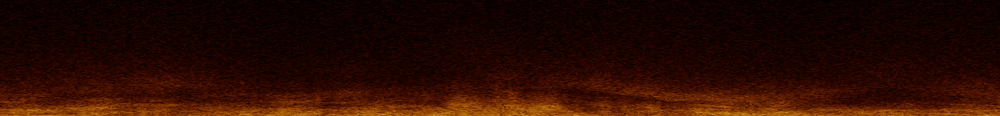
#> input picture DataImage/1/2e.png, 1000 x 116 px, shrunk from 2293 x 267 before the run, found by its file name
$ python slic.py
#> lines starting #> are read from the running program, lines starting #| are printed output that depends on the picture
"""
超像素
"""
import cv2
import numpy as np

# 读取图像
image = cv2.imread('DataImage/3/2e.png')
#> image is the input picture: shape (116, 1000, 3); mean B, G, R 0.6, 10.8, 41.8

# 将图像转换为Lab颜色空间
lab_image = cv2.cvtColor(image, cv2.COLOR_BGR2Lab)
#> lab_image: shape (116, 1000, 3); mean of channels 0, 1, 2 19.1, 140.4, 138.5

# 初始化SLIC算法的参数
num_superpixels = 300
compactness = 12

# 创建SLIC对象
segments = cv2.ximgproc.createSuperpixelSLIC(lab_image, region_size=20, ruler=compactness)

# 迭代算法
segments.iterate(10)

# 获取超像素标签
labels = segments.getLabels()
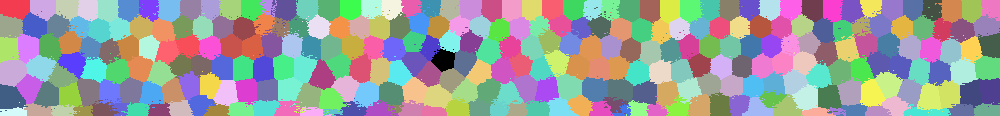
#> labels: shape (116, 1000) int32; 297 distinct labels, from 0 to 296; one colour per label, 0 black

# 将标签转换为8位单通道图像
labels_uint8 = np.uint8(labels)
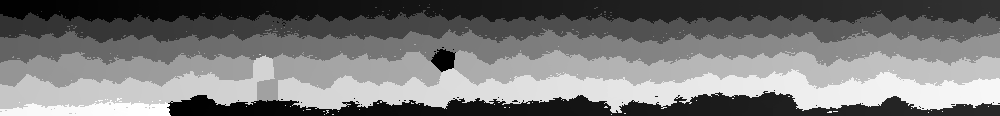
#> labels_uint8: shape (116, 1000); min 0, max 255, mean 120.6

# 应用颜色映射
segmented_image = cv2.applyColorMap(labels_uint8, cv2.COLORMAP_JET)
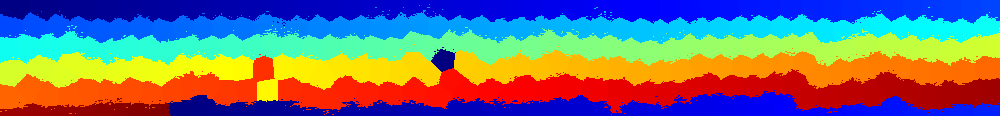
#> segmented_image: shape (116, 1000, 3); mean B, G, R 121.6, 116.6, 115.3

# 显示原始图像和分割后的图像
# cv2.imshow('Original Image', image)
cv2.imshow('Segmented Image', segmented_image)

cv2.waitKey(0)
cv2.destroyAllWindows()

$ run again, with DataImage/1/10e.png copied over DataImage/1/2e.png
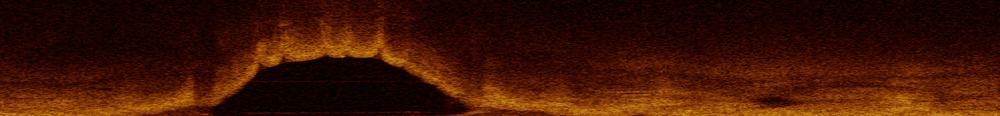
#> input picture DataImage/1/10e.png, 1000 x 116 px, shrunk from 2293 x 267 before the run, found by its file name
#> image is the input picture: shape (116, 1000, 3); mean B, G, R 1.4, 20, 62
#> lab_image: shape (116, 1000, 3); mean of channels 0, 1, 2 33.1, 145.2, 145.5
#> `labels = segments.getLabels()`:
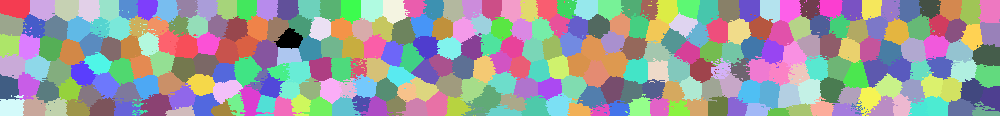
#> labels: shape (116, 1000) int32; 297 distinct labels, from 0 to 296; one colour per label, 0 black
#> `segmented_image = cv2.applyColorMap(labels_uint8, cv2.COLORMAP_JET)`:
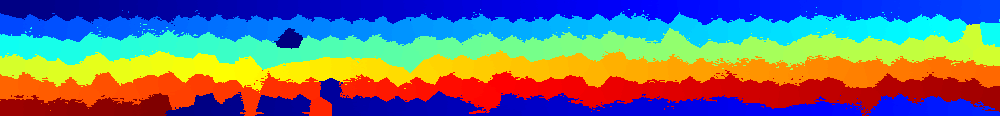
#> segmented_image: shape (116, 1000, 3); mean B, G, R 126.1, 116.1, 109.5

$ run again, with DataImage/1/1e.png copied over DataImage/1/2e.png
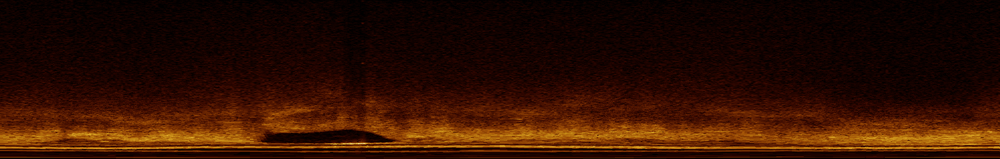
#> input picture DataImage/1/1e.png, 1000 x 159 px, shrunk from 2293 x 365 before the run, found by its file name
#> image is the input picture: shape (159, 1000, 3); mean B, G, R 1.3, 16.1, 48.7
#> lab_image: shape (159, 1000, 3); mean of channels 0, 1, 2 25.5, 140.7, 141.3
#> `labels = segments.getLabels()`:
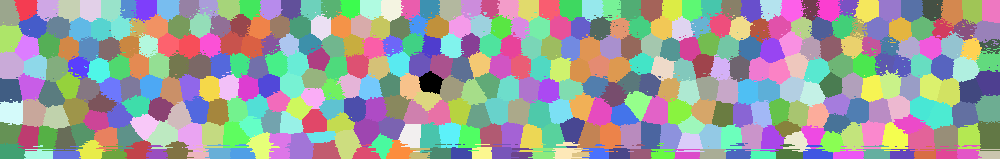
#> labels: shape (159, 1000) int32; 396 distinct labels, from 0 to 395; one colour per label, 0 black
#> `segmented_image = cv2.applyColorMap(labels_uint8, cv2.COLORMAP_JET)`:
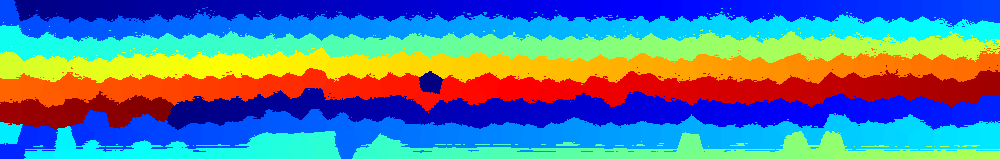
#> segmented_image: shape (159, 1000, 3); mean B, G, R 150.6, 124.1, 88

$ run again, with DataImage/1/3e.png copied over DataImage/1/2e.png
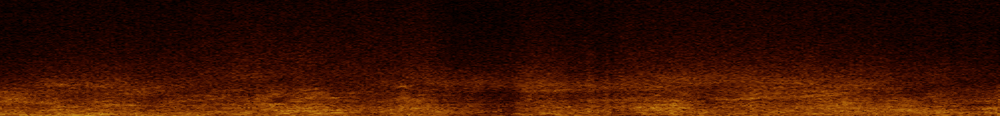
#> input picture DataImage/1/3e.png, 1000 x 116 px, shrunk from 2293 x 267 before the run, found by its file name
#> image is the input picture: shape (116, 1000, 3); mean B, G, R 0.9, 16.2, 56.1
#> lab_image: shape (116, 1000, 3); mean of channels 0, 1, 2 28.3, 144.5, 143.4
#> `labels = segments.getLabels()`:
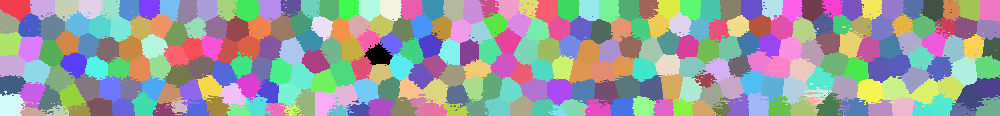
#> labels: shape (116, 1000) int32; 297 distinct labels, from 0 to 296; one colour per label, 0 black
#> `segmented_image = cv2.applyColorMap(labels_uint8, cv2.COLORMAP_JET)`:
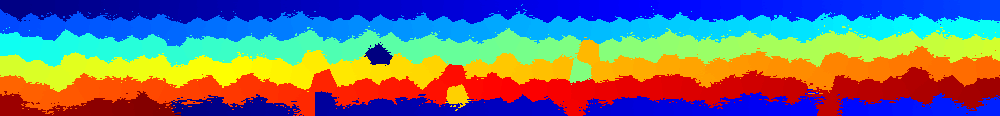
#> segmented_image: shape (116, 1000, 3); mean B, G, R 124.3, 116.2, 112.2
